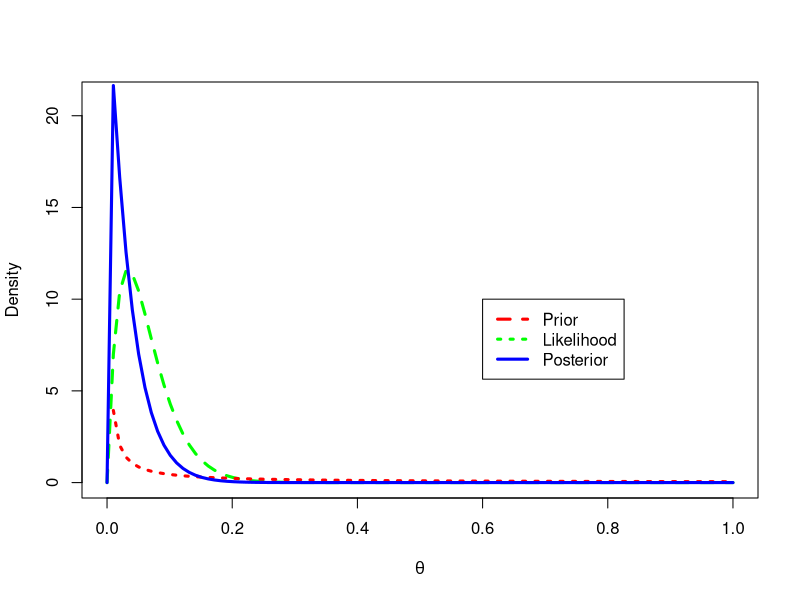
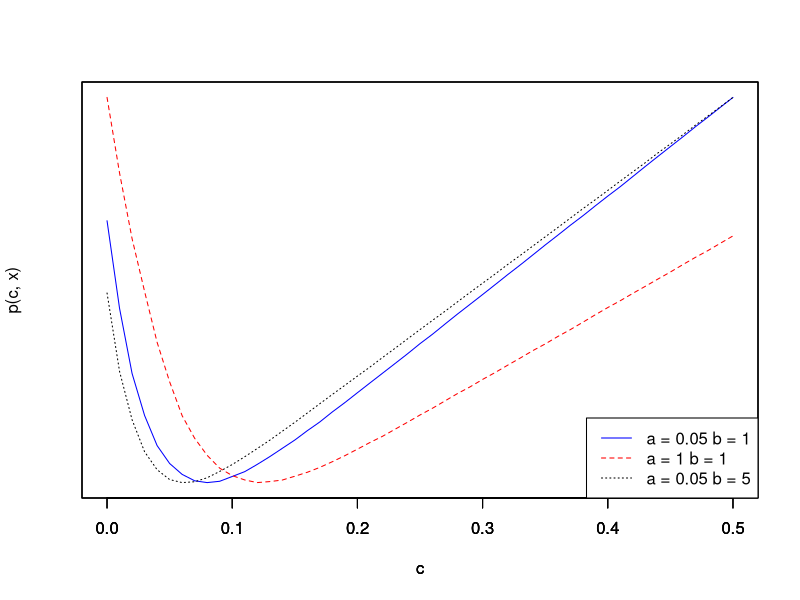
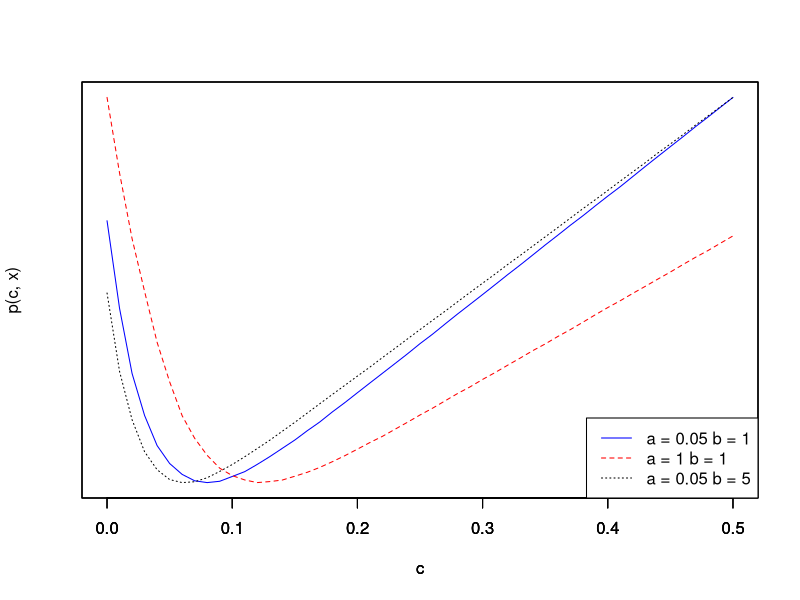
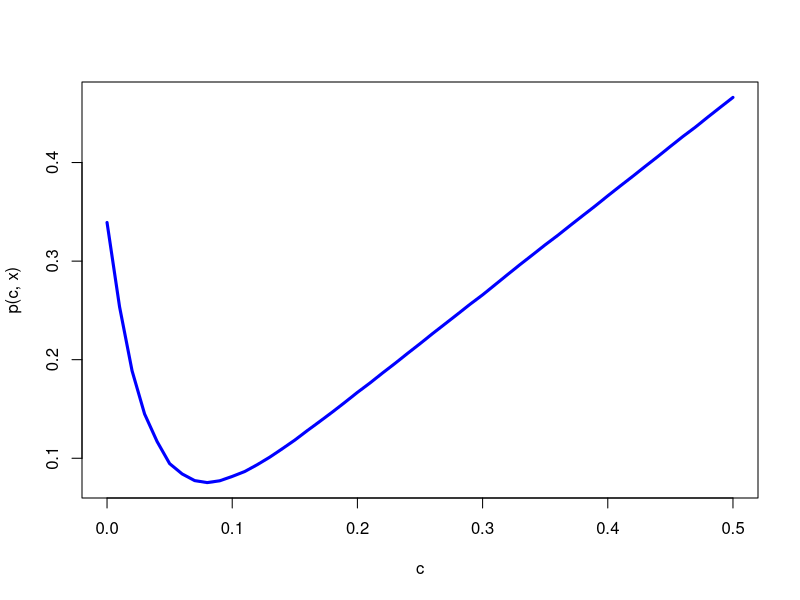

Here is the R script that generated these plots, in order:
## ---- chunk 1
# set seed 
set.seed(123)

# data
sum_x = 1
n = 30
# prior parameters
a = 0.05; b = 1
# posterior parameters
an = a + sum_x
bn = b + n - sum_x
th = seq(0,1,length.out = 100)
# writing the likelihood as a beta 
# a trick from module 1
like = dbeta(th, sum_x+1,n-sum_x+1)
prior = dbeta(th,a,b)
post = dbeta(th,sum_x+a,n-sum_x+b)
## ---- chunk 2
plot(th, like, type = "l", ylab = "Density", 
     xlab = expression(theta), lty = 2, lwd = 3, 
     col = "green",ylim = c(0,21) )
lines(th, prior, lty = 3, lwd = 3, col= "red")
lines(th, post, lty=1, lwd = 3, col= "blue")
legend(0.6,10, c("Prior", "Likelihood", "Posterior"), lty=c(2,3,1), lwd=c(3,3,3), 
       col = c("red", "green", "blue"))
## ---- chunk 3
# compute the loss given theta and c 
loss_function = function(theta, c){
  if (c < theta){
    return(10*abs(theta - c))
  } else{
    return(abs(theta - c))
  }
}
## ---- chunk 4
# compute the posterior risk given c 
# s is the number of random draws 
posterior_risk = function(c, s = 30000){
  # randow draws from posterior distribution
  # which is a beta with params an and bn
  theta = rbeta(s, an, bn)
  
  # calculating values of the loss times the posterior
  loss <- apply(as.matrix(theta),1,loss_function,c)
  # average values from the loss function (integral)
  risk = mean(loss)
}
## ---- chunk 5
# a sequence of c in [0, 0.5]
c = seq(0, 0.5, by = 0.01)
post_risk <- apply(as.matrix(c),1,posterior_risk)
head(post_risk)
## ---- chunk 6
# plot posterior risk against c 

pdf(file="posterior-risk.pdf")
plot(c, post_risk, type = 'l', col='blue', 
    lwd = 3, ylab ='p(c, x)' )
dev.off()
# minimum of posterior risk occurs at c = 0.08
(c[which.min(post_risk)])
## ---- chunk 7
# compute the posterior risk given c 
# s is the number of random draws 
posterior_risk = function(c, a_prior, b_prior, 
                          sum_x, n, s = 30000){
  # randow draws from beta distribution 
  a_post = a_prior + sum_x
  b_post = b_prior + n - sum_x
  theta = rbeta(s, a_post, b_post)
  loss <- apply(as.matrix(theta),1,loss_function,c)
  # average values from the loss function
  risk = mean(loss)
}
## ---- chunk 8
# a sequence of c in [0, 0.5]
c = seq(0, 0.5, by = 0.01)
post_risk <- apply(as.matrix(c),1,
                   posterior_risk, a, b, sum_x, n)
head(post_risk)
## ---- chunk 9
# set prior
as = c(0.05, 1, 0.05); bs = c(1, 1, 10)
post_risk = matrix(NA, 3, length(c))

# for each pair of a and b, compute the posterior risks
for (i in 1:3){
  a_prior = as[i]
  b_prior = bs[i]

  # using the more advanced function 
  # of the posterior risk  
post_risk[i,] = apply(as.matrix(c), 1,
                      posterior_risk, a_prior,
                      b_prior, sum_x, n)
  }
## ---- chunk 10
plot(c, post_risk[1,], type = 'l', 
     col='blue', lty = 1, yaxt = "n", ylab = "p(c, x)")
par(new = T)
plot(c, post_risk[2,], type = 'l', 
     col='red', lty = 2, yaxt = "n", ylab = "")
par(new = T)
plot(c, post_risk[3,], type = 'l', 
     lty = 3, yaxt = "n", ylab = "")
legend("bottomright", lty = c(1,2,3), 
       col = c("blue", "red", "black"), 
       legend = c("a = 0.05 b = 1", 
                  "a = 1 b = 1", "a = 0.05 b = 5"))

## ---- chunk 11
plot(c, post_risk[1,], type = 'l', 
     col='blue', lty = 1, yaxt = "n", ylab = "p(c, x)")
par(new = T)
plot(c, post_risk[2,], type = 'l', 
     col='red', lty = 2, yaxt = "n", ylab = "")
par(new = T)
plot(c, post_risk[3,], type = 'l', 
     lty = 3, yaxt = "n", ylab = "")
legend("bottomright", lty = c(1,2,3), 
       col = c("blue", "red", "black"), 
       legend = c("a = 0.05 b = 1", 
                  "a = 1 b = 1", "a = 0.05 b = 5"))

